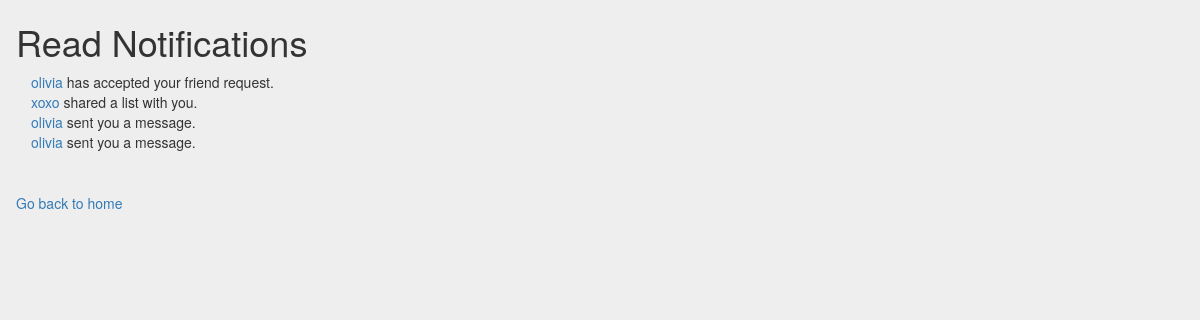
The page /xoxo/see_read_notifs (signed in) on the database its author committed.
### models.py (models this page shows, shortened)
class Notif(db.Model):
    id = db.Column('notif_id', db.Integer, primary_key=True, autoincrement=True)
    user_id = db.Column('user_id', db.Integer, db.ForeignKey('user', ondelete='CASCADE'), nullable=False)
    content = db.Column('content', db.String(200))
    create_time = db.Column('create_time', db.DateTime, default=datetime.utcnow)
    typ = db.Column('typ', db.Enum(
        *['Accepted', 'Deadline', 'Shared','Request','Message']))
    status = db.Column('status', db.Enum(
        *['Read', 'Unread']), default = 'Unread')
    second_username = db.Column('second_username', db.String(200))

### api/notifications.py (the view)
@login_required
@notif_blueprint.route('/<user_name>/see_read_notifs', methods = ['POST', 'GET'])
def see_read_notifs(user_name):
    user = User.query.filter(User.username == user_name).first()
    notifs = Notif.query.filter(Notif.user_id == user.id, Notif.status == 'Read')
    return render_template('read_notifs.html',user=user,notifs=notifs)

### app.py (called while the page is built)
@login_manager.user_loader
def load_user(user_id):
    return User.query.get(int(user_id))

### models.py (called while the page is built)
@event.listens_for(engine.Engine, 'connect')
def __set_sqlite_pragma(db_conn, conn_record):
    cursor = db_conn.cursor()
    cursor.execute('PRAGMA foreign_keys=ON;')
    cursor.close()

### templates/read_notifs.html (shortened to what this page needs)
{% extends 'base.html' %}
{% block content %}
<div class="row">
    <h1>Read Notifications</h1>
</div>
{% if notifs %}
    {% for notif in notifs %}
    <div class="row">
        <div class="col-sm-9">
            {% if notif.typ == 'Shared' %}
            <a href="/{{user.username}}/friend_profile/{{notif.second_username}}">{{notif.second_username}}</a> shared a list with you.
            {% endif %}
            {% if notif.typ == 'Accepted' %}
            <a href="/{{user.username}}/friend_profile/{{notif.second_username}}">{{notif.second_username}}</a> has accepted your friend request.
            {% endif %}
            {% if notif.typ == 'Message' %}
            <a href="/{{user.username}}/friend_profile/{{notif.second_username}}">{{notif.second_username}}</a> sent you a message.
            {% endif %}
        </div>
    </div>
    {% endfor %}
{% endif %}
<hr>
<div class="row">
    <a href="/{{user.username}}/home">Go back to home</a>
</div>
{% endblock %}

### templates/base.html (style rules this page uses)
body { background: #eee; }

### rows shown on the page
Notif: second_username "olivia"
Notif: second_username "xoxo"
Notif: second_username "olivia"
Notif: second_username "olivia"
